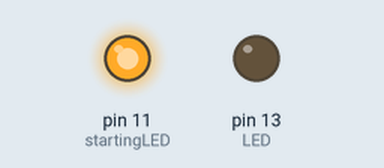
Recording of a sketch running on a simulated Arduino Uno, built with avr-gcc and run on an emulated ATmega328P. Shown: output pins drawn as LEDs (lit = HIGH).

Above: at 0.2 s.
At 36.6 s:
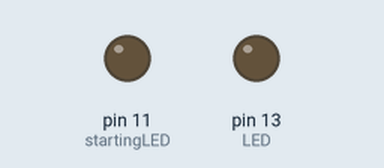
At 80.2 s:
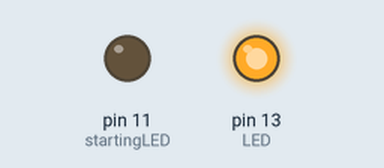
Timing chart, 0 to 83.2 s (numbered marks = the images above):
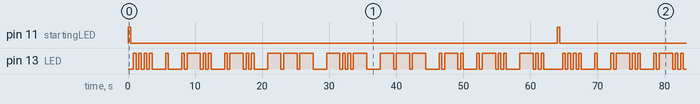

Measured:
- by itself, pin 11 (startingLED): alternates HIGH for 0.40 s and LOW for 63.6 s
- by itself, pin 13 (LED): moves between LOW and HIGH, repeating every 64.0 s
- by itself, everything shown: repeats every 64.0 s, in 68 steps

The sketch:

morse_encryptor.ino
```cpp
int LED=13;   //LED used for the conversion of text to morse code
int startingLED=11; //LED used for signaling the start of the Morse code message
String translation="";
int waittime=1000;
int slowness=4; // A variabele to make the Morse go slower, pauses take longer and uptime of LED's is longer
int dot=100;    //length of a dot(.)
int dash=500;   //length of a dash(-)
int empty=100;  //length of the empty between dots and dashes within letters
int space=400;  //length of spaces in between letters
int slash=1200;  //length of spacees in between words


void setup()
{
  pinMode(LED, OUTPUT); //Pin used for the morse code message
  pinMode(startingLED,OUTPUT); //Pin used for signaling to the user that the sentence is beginning

  String text="hello world"; //Text to be converted into Morse code, is only to converse downcase letters
  String Alphabet="abcdefghijklmnopqrstuvwxyz ";
  //Current version of morse code conversion is unable to convert capital letters, numbers or reading signs
  String Morseconversion[27]={".- ","-... ","-.-. ","-.. ",". ","..-. ","--. ",".... ",".. ",".--- ","-.- ",".-.. ","-- ","-. ","--- ",".--. ","--.- ",".-. ","... ","- ","..- ","...- ","-..- ","-.-- ","--.."," / "};

  for(int i=0;i<text.length();i++)
  {
    translation+=Morseconversion[Alphabet.indexOf(text[i])];
  }
}


void loop()
{
  int c=0;
  //Signaling LED to show the message is starting, to make it easier to differentiate the message their start and rest
  digitalWrite(startingLED, HIGH);   // LED on
  delay(slowness*dot);
  digitalWrite(startingLED, LOW);    // LED off
  delay(slowness*empty);

  while (c<translation.length())
  {
    switch(translation[c]){


        case '.':
        digitalWrite(LED, HIGH);
        delay(slowness*dot);
        digitalWrite(LED, LOW);
        delay(slowness*empty);
        break;

        case '-':
        digitalWrite(LED, HIGH);
        delay(slowness*dash);
        digitalWrite(LED, LOW);
        delay(slowness*empty);
        break;

        case ' ':
        delay(slowness*space);
        break;

        case '/':
        delay(slowness*slash);
        break;


      delay(waittime);          // wait for a second
    }
    c+=1;
  }
}
```
